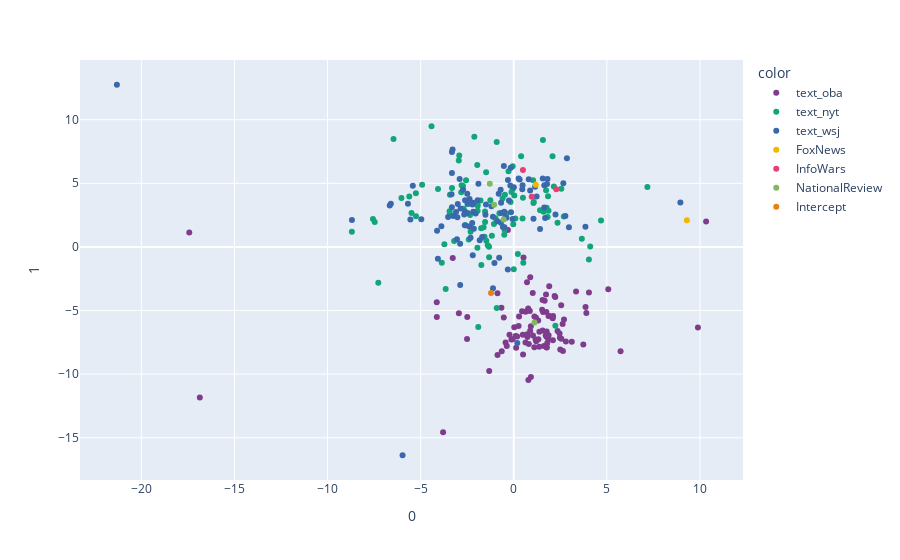

The cell this chart's notebook holds for it:
### Code cell
# Perplexity value can greatly influence the shape of the results, typical ranges from 5 to 50
# Some perplexity values with decent separation: 6,7,9,10,12,14,15
t_sne = manifold.TSNE(
    n_components=2,
    perplexity=10,
    init="random",
    n_iter=250,
    random_state=0,
);
tsne_data = pcaBiplotData.loc[:, pcaBiplotData.columns.str.startswith('enc')]
S_t_sne = t_sne.fit_transform(tsne_data);
fig = px.scatter(S_t_sne, 
                 x=0, 
                 y=1, 
                 color=pcaBiplotData['source'],
                 color_discrete_sequence=px.colors.qualitative.Bold)
fig.show()
